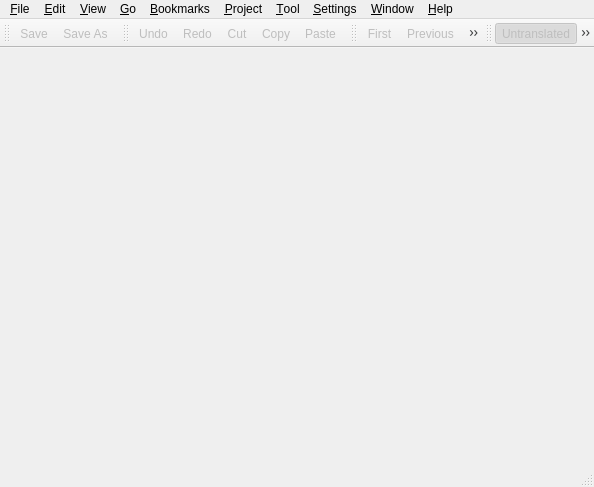
<ui version="4.0" >
 <class>MainWindow</class>
 <widget class="QMainWindow" name="MainWindow" >
  <property name="enabled" >
   <bool>true</bool>
  </property>
  <property name="geometry" >
   <rect>
    <x>0</x>
    <y>0</y>
    <width>594</width>
    <height>487</height>
   </rect>
  </property>
  <property name="sizePolicy" >
   <sizepolicy>
    <hsizetype>7</hsizetype>
    <vsizetype>7</vsizetype>
    <horstretch>0</horstretch>
    <verstretch>0</verstretch>
   </sizepolicy>
  </property>
  <property name="minimumSize" >
   <size>
    <width>400</width>
    <height>300</height>
   </size>
  </property>
  <property name="contextMenuPolicy" >
   <enum>Qt::DefaultContextMenu</enum>
  </property>
  <property name="windowTitle" >
   <string>Form</string>
  </property>
  <property name="windowIcon" >
   <iconset>../images/pootling.png</iconset>
  </property>
  <property name="toolTip" >
   <string/>
  </property>
  <property name="statusTip" >
   <string/>
  </property>
  <property name="whatsThis" >
   <string/>
  </property>
  <widget class="QWidget" name="centralwidget" />
  <widget class="QMenuBar" name="menubar" >
   <property name="geometry" >
    <rect>
     <x>0</x>
     <y>0</y>
     <width>594</width>
     <height>29</height>
    </rect>
   </property>
   <widget class="QMenu" name="menuBookmark" >
    <property name="title" >
     <string>&amp;Bookmarks</string>
    </property>
    <addaction name="actionAddBookmarks" />
    <addaction name="actionClearBookmarks" />
    <addaction name="separator" />
   </widget>
   <widget class="QMenu" name="menuGo" >
    <property name="title" >
     <string>&amp;Go</string>
    </property>
    <addaction name="actionFirst" />
    <addaction name="actionPrevious" />
    <addaction name="actionNext" />
    <addaction name="actionLast" />
    <addaction name="separator" />
    <addaction name="actionGoTo" />
   </widget>
   <widget class="QMenu" name="menuFile" >
    <property name="title" >
     <string>&amp;File</string>
    </property>
    <widget class="QMenu" name="menuOpen_Recent" >
     <property name="statusTip" >
      <string>Open the file that used to be opened.</string>
     </property>
     <property name="whatsThis" >
      <string>&lt;h3>Open Recent&lt;/h>Use this to open the file that used to be opened.</string>
     </property>
     <property name="title" >
      <string>Open &amp;Recent</string>
     </property>
     <property name="icon" >
      <iconset>../images/open.png</iconset>
     </property>
    </widget>
    <addaction name="actionOpen" />
    <addaction name="menuOpen_Recent" />
    <addaction name="action_Close" />
    <addaction name="separator" />
    <addaction name="actionSave" />
    <addaction name="actionSaveas" />
    <addaction name="separator" />
    <addaction name="actionExit" />
   </widget>
   <widget class="QMenu" name="menuView" >
    <property name="enabled" >
     <bool>true</bool>
    </property>
    <property name="title" >
     <string>&amp;View</string>
    </property>
    <addaction name="actionFilterUntranslated" />
    <addaction name="actionFilterFuzzy" />
    <addaction name="actionFilterTranslated" />
   </widget>
   <widget class="QMenu" name="menuEdit" >
    <property name="title" >
     <string>&amp;Edit</string>
    </property>
    <addaction name="actionUndo" />
    <addaction name="actionRedo" />
    <addaction name="separator" />
    <addaction name="actionCut" />
    <addaction name="actionCopy" />
    <addaction name="actionPaste" />
    <addaction name="separator" />
    <addaction name="actionFind" />
    <addaction name="actionFindPrevious" />
    <addaction name="actionFindNext" />
    <addaction name="actionReplace" />
    <addaction name="separator" />
    <addaction name="actionCopySource2Target" />
    <addaction name="actionCopySearchResult2Target" />
    <addaction name="actionToggleFuzzy" />
    <addaction name="actionClear_Fuzzies" />
    <addaction name="actionEdit_Header" />
   </widget>
   <widget class="QMenu" name="menuHelp" >
    <property name="title" >
     <string>&amp;Help</string>
    </property>
    <addaction name="actionAbout" />
    <addaction name="actionAboutQT" />
   </widget>
   <widget class="QMenu" name="menuWindow" >
    <property name="title" >
     <string>&amp;Window</string>
    </property>
    <widget class="QMenu" name="menuToolbars" >
     <property name="statusTip" >
      <string>Hide/Show the toolbars</string>
     </property>
     <property name="title" >
      <string>&amp;Toolbars</string>
     </property>
    </widget>
    <addaction name="separator" />
    <addaction name="separator" />
    <addaction name="menuToolbars" />
   </widget>
   <widget class="QMenu" name="menu_Tool" >
    <property name="title" >
     <string>&amp;Tool</string>
    </property>
    <addaction name="separator" />
    <addaction name="actionCatalogManager" />
    <addaction name="actionAuto_translate" />
   </widget>
   <widget class="QMenu" name="menuSettings" >
    <property name="title" >
     <string>&amp;Settings</string>
    </property>
    <addaction name="actionPreferences" />
    <addaction name="actionBuild_TM" />
    <addaction name="actionGlossary" />
   </widget>
   <widget class="QMenu" name="menuProject" >
    <property name="title" >
     <string>&amp;Project</string>
    </property>
    <addaction name="actionNewPro" />
    <addaction name="actionOpenPro" />
    <addaction name="actionProperties" />
   </widget>
   <addaction name="menuFile" />
   <addaction name="menuEdit" />
   <addaction name="menuView" />
   <addaction name="menuGo" />
   <addaction name="menuBookmark" />
   <addaction name="menuProject" />
   <addaction name="menu_Tool" />
   <addaction name="menuSettings" />
   <addaction name="menuWindow" />
   <addaction name="menuHelp" />
  </widget>
  <widget class="QStatusBar" name="statusbar" />
  <widget class="QToolBar" name="toolFile" >
   <property name="windowTitle" >
    <string>&amp;File Toolbar</string>
   </property>
   <property name="toolTip" >
    <string>Save</string>
   </property>
   <property name="statusTip" >
    <string>Save</string>
   </property>
   <property name="whatsThis" >
    <string>&lt;h3>Save File&lt;/h3>Save the contents of current editor.</string>
   </property>
   <property name="orientation" >
    <enum>Qt::Horizontal</enum>
   </property>
   <attribute name="toolBarArea" >
    <number>4</number>
   </attribute>
   <addaction name="actionSave" />
   <addaction name="actionSaveas" />
  </widget>
  <widget class="QToolBar" name="toolEdit" >
   <property name="enabled" >
    <bool>true</bool>
   </property>
   <property name="windowTitle" >
    <string>&amp;Edit Toolbar</string>
   </property>
   <property name="orientation" >
    <enum>Qt::Horizontal</enum>
   </property>
   <attribute name="toolBarArea" >
    <number>4</number>
   </attribute>
   <addaction name="actionUndo" />
   <addaction name="actionRedo" />
   <addaction name="actionCut" />
   <addaction name="actionCopy" />
   <addaction name="actionPaste" />
  </widget>
  <widget class="QToolBar" name="toolNavigation" >
   <property name="contextMenuPolicy" >
    <enum>Qt::DefaultContextMenu</enum>
   </property>
   <property name="acceptDrops" >
    <bool>false</bool>
   </property>
   <property name="windowTitle" >
    <string>&amp;Navigation Toolbar</string>
   </property>
   <property name="statusTip" >
    <string/>
   </property>
   <property name="whatsThis" >
    <string/>
   </property>
   <property name="orientation" >
    <enum>Qt::Horizontal</enum>
   </property>
   <attribute name="toolBarArea" >
    <number>4</number>
   </attribute>
   <addaction name="actionFirst" />
   <addaction name="actionPrevious" />
   <addaction name="actionNext" />
   <addaction name="actionLast" />
  </widget>
  <widget class="QToolBar" name="toolFilter" >
   <property name="windowTitle" >
    <string>Fil&amp;ter Toolbar</string>
   </property>
   <property name="orientation" >
    <enum>Qt::Horizontal</enum>
   </property>
   <attribute name="toolBarArea" >
    <number>4</number>
   </attribute>
   <addaction name="actionFilterUntranslated" />
   <addaction name="actionFilterFuzzy" />
   <addaction name="actionFilterTranslated" />
  </widget>
  <action name="actionOpen" >
   <property name="icon" >
    <iconset>../images/open.png</iconset>
   </property>
   <property name="text" >
    <string>&amp;Open...</string>
   </property>
   <property name="iconText" >
    <string>Open</string>
   </property>
   <property name="toolTip" >
    <string>Open</string>
   </property>
   <property name="statusTip" >
    <string>Open a file...</string>
   </property>
   <property name="whatsThis" >
    <string>&lt;h3>Open&lt;/h3>Use this to open existed file for edit.</string>
   </property>
   <property name="shortcut" >
    <string>Ctrl+O</string>
   </property>
  </action>
  <action name="actionSave" >
   <property name="enabled" >
    <bool>false</bool>
   </property>
   <property name="icon" >
    <iconset>../images/save.png</iconset>
   </property>
   <property name="text" >
    <string>&amp;Save</string>
   </property>
   <property name="statusTip" >
    <string>Save the current file</string>
   </property>
   <property name="whatsThis" >
    <string>&lt;h3>Save&lt;/h3>Use this to save the current file.</string>
   </property>
   <property name="shortcut" >
    <string>Ctrl+S</string>
   </property>
  </action>
  <action name="actionSaveas" >
   <property name="enabled" >
    <bool>false</bool>
   </property>
   <property name="icon" >
    <iconset>../images/filesaveas.png</iconset>
   </property>
   <property name="text" >
    <string>Save &amp;As...</string>
   </property>
   <property name="iconText" >
    <string>Save As</string>
   </property>
   <property name="toolTip" >
    <string>Save As</string>
   </property>
   <property name="statusTip" >
    <string>Save the current contents to a new file...</string>
   </property>
   <property name="whatsThis" >
    <string>&lt;h3>Save As&lt;/h3>Use this to save the current contents to a new file. The file name can be entered in a file selection dialog.</string>
   </property>
   <property name="shortcut" >
    <string>Ctrl+Shift+S</string>
   </property>
  </action>
  <action name="actionExit" >
   <property name="icon" >
    <iconset>../images/exit.png</iconset>
   </property>
   <property name="text" >
    <string>&amp;Quit</string>
   </property>
   <property name="toolTip" >
    <string>Quit</string>
   </property>
   <property name="statusTip" >
    <string>Quit the application</string>
   </property>
   <property name="whatsThis" >
    <string>&lt;h3>Quit&lt;/h3>Use this to quit the application. Any unsaved changes will be prompted.</string>
   </property>
   <property name="shortcut" >
    <string>Ctrl+Q</string>
   </property>
  </action>
  <action name="actionUndo" >
   <property name="enabled" >
    <bool>false</bool>
   </property>
   <property name="icon" >
    <iconset>../images/undo.png</iconset>
   </property>
   <property name="text" >
    <string>&amp;Undo</string>
   </property>
   <property name="statusTip" >
    <string>Undo the last change</string>
   </property>
   <property name="whatsThis" >
    <string>&lt;h3>Undo&lt;/h3>Use this to undo the last change done in the editor.</string>
   </property>
   <property name="shortcut" >
    <string>Ctrl+Z</string>
   </property>
  </action>
  <action name="actionRedo" >
   <property name="enabled" >
    <bool>false</bool>
   </property>
   <property name="icon" >
    <iconset>../images/redo.png</iconset>
   </property>
   <property name="text" >
    <string>Re&amp;do</string>
   </property>
   <property name="statusTip" >
    <string>Redo the last change</string>
   </property>
   <property name="whatsThis" >
    <string>&lt;h3>Redo&lt;/h3>Use this to redo the last change done in the editor.</string>
   </property>
   <property name="shortcut" >
    <string>Ctrl+Shift+Z</string>
   </property>
  </action>
  <action name="actionCut" >
   <property name="enabled" >
    <bool>false</bool>
   </property>
   <property name="icon" >
    <iconset>../images/cut.png</iconset>
   </property>
   <property name="text" >
    <string>Cu&amp;t</string>
   </property>
   <property name="statusTip" >
    <string>Cut the selected text</string>
   </property>
   <property name="whatsThis" >
    <string>&lt;h3>Cut&lt;/h3>Use this to cut the selected text to the clipboard.</string>
   </property>
   <property name="shortcut" >
    <string>Ctrl+X</string>
   </property>
  </action>
  <action name="actionCopy" >
   <property name="checkable" >
    <bool>false</bool>
   </property>
   <property name="enabled" >
    <bool>false</bool>
   </property>
   <property name="icon" >
    <iconset>../images/copy.png</iconset>
   </property>
   <property name="text" >
    <string>&amp;Copy</string>
   </property>
   <property name="statusTip" >
    <string>Copy the selected text</string>
   </property>
   <property name="whatsThis" >
    <string>&lt;h3>Copy&lt;/h3>Use this to copy the selected text to the clipboard.</string>
   </property>
   <property name="shortcut" >
    <string>Ctrl+C</string>
   </property>
  </action>
  <action name="actionPaste" >
   <property name="enabled" >
    <bool>false</bool>
   </property>
   <property name="icon" >
    <iconset>../images/paste.png</iconset>
   </property>
   <property name="text" >
    <string>&amp;Paste</string>
   </property>
   <property name="iconText" >
    <string>Paste</string>
   </property>
   <property name="toolTip" >
    <string>Paste</string>
   </property>
   <property name="statusTip" >
    <string>Paste the last cut/copied text</string>
   </property>
   <property name="whatsThis" >
    <string>&lt;h3>Paste&lt;/h3>Use this to paste the last cut/copies text from the clipboard to the editor.</string>
   </property>
   <property name="shortcut" >
    <string>Ctrl+V</string>
   </property>
  </action>
  <action name="actionFind" >
   <property name="enabled" >
    <bool>false</bool>
   </property>
   <property name="icon" >
    <iconset>../images/find.png</iconset>
   </property>
   <property name="text" >
    <string>&amp;Find</string>
   </property>
   <property name="statusTip" >
    <string>Find text in the shown strings...</string>
   </property>
   <property name="whatsThis" >
    <string>&lt;h3>Find&lt;/h3>Use this to find text in the shown strings. The find dialog will show at the bottom of the editor.</string>
   </property>
   <property name="shortcut" >
    <string>Ctrl+F</string>
   </property>
  </action>
  <action name="actionAbout" >
   <property name="text" >
    <string>&amp;About Pootling</string>
   </property>
   <property name="statusTip" >
    <string>Display some information about this software...</string>
   </property>
   <property name="whatsThis" >
    <string>&lt;h3>About Pootling&lt;/h3>Display some information about this software.</string>
   </property>
   <property name="shortcut" >
    <string/>
   </property>
  </action>
  <action name="actionShowMenuBar" >
   <property name="text" >
    <string>Show MenuBar</string>
   </property>
   <property name="shortcut" >
    <string>Ctrl+M</string>
   </property>
  </action>
  <action name="actionShowTUview" >
   <property name="text" >
    <string>Show TUview</string>
   </property>
   <property name="shortcut" >
    <string>Ctrl+T</string>
   </property>
  </action>
  <action name="actionAboutQT" >
   <property name="text" >
    <string>About &amp;Qt</string>
   </property>
   <property name="iconText" >
    <string>About Qt</string>
   </property>
   <property name="statusTip" >
    <string>Display some information about the Qt Toolkit...</string>
   </property>
   <property name="whatsThis" >
    <string>&lt;h3>About Qt&lt;/h3>Display some information about the Qt Toolkit.</string>
   </property>
   <property name="shortcut" >
    <string/>
   </property>
  </action>
  <action name="actionShow_MenuBar" >
   <property name="text" >
    <string>Show MenuBar</string>
   </property>
  </action>
  <action name="actionShow_TUview" >
   <property name="text" >
    <string>Show TUview</string>
   </property>
  </action>
  <action name="actionFirst" >
   <property name="enabled" >
    <bool>false</bool>
   </property>
   <property name="icon" >
    <iconset>../images/first.png</iconset>
   </property>
   <property name="text" >
    <string>&amp;First</string>
   </property>
   <property name="toolTip" >
    <string>First</string>
   </property>
   <property name="statusTip" >
    <string>Go to the first string</string>
   </property>
   <property name="whatsThis" >
    <string>&lt;h3>First&lt;/h3>Go to the first string in the table.</string>
   </property>
   <property name="shortcut" >
    <string>Ctrl+PgUp</string>
   </property>
  </action>
  <action name="actionPrevious" >
   <property name="enabled" >
    <bool>false</bool>
   </property>
   <property name="icon" >
    <iconset>../images/back.png</iconset>
   </property>
   <property name="text" >
    <string>&amp;Previous</string>
   </property>
   <property name="statusTip" >
    <string>Go to the previous string</string>
   </property>
   <property name="whatsThis" >
    <string>&lt;h3>Previous&lt;/h3>Go to the previous string in the table.</string>
   </property>
   <property name="shortcut" >
    <string>PgUp</string>
   </property>
  </action>
  <action name="actionNext" >
   <property name="enabled" >
    <bool>false</bool>
   </property>
   <property name="icon" >
    <iconset>../images/forward.png</iconset>
   </property>
   <property name="text" >
    <string>&amp;Next</string>
   </property>
   <property name="statusTip" >
    <string>Go to the next string</string>
   </property>
   <property name="whatsThis" >
    <string>&lt;h3>Next&lt;/h3>Go to the next string in the table.</string>
   </property>
   <property name="shortcut" >
    <string>PgDown</string>
   </property>
  </action>
  <action name="actionLast" >
   <property name="enabled" >
    <bool>false</bool>
   </property>
   <property name="icon" >
    <iconset>../images/last.png</iconset>
   </property>
   <property name="text" >
    <string>&amp;Last</string>
   </property>
   <property name="statusTip" >
    <string>Go to the last string</string>
   </property>
   <property name="whatsThis" >
    <string>&lt;h3>Last&lt;/h3>Go to the last string in the table.</string>
   </property>
   <property name="shortcut" >
    <string>Ctrl+PgDown</string>
   </property>
  </action>
  <action name="actionCopySource2Target" >
   <property name="enabled" >
    <bool>false</bool>
   </property>
   <property name="text" >
    <string>Cop&amp;y Source To Target</string>
   </property>
   <property name="iconText" >
    <string>Copy Source To Target</string>
   </property>
   <property name="toolTip" >
    <string>Copy Source To Target</string>
   </property>
   <property name="statusTip" >
    <string>Copy current string from source field to target field</string>
   </property>
   <property name="whatsThis" >
    <string>&lt;h3>Copy Source To Target&lt;/h3>Use this to copy current string from source field to target field.</string>
   </property>
   <property name="shortcut" >
    <string>F2</string>
   </property>
  </action>
  <action name="actionToggleFuzzy" >
   <property name="enabled" >
    <bool>false</bool>
   </property>
   <property name="text" >
    <string>To&amp;ggle Fuzzy</string>
   </property>
   <property name="iconText" >
    <string>Toggle Fuzzy</string>
   </property>
   <property name="toolTip" >
    <string>Toggle Fuzzy</string>
   </property>
   <property name="statusTip" >
    <string>Toggle fuzzy for current string</string>
   </property>
   <property name="whatsThis" >
    <string>&lt;h3>Toggle Fuzzy&lt;/h3>Use this to set current string to fuzzy or unset it.</string>
   </property>
   <property name="shortcut" >
    <string>Ctrl+U</string>
   </property>
  </action>
  <action name="actionFile" >
   <property name="text" >
    <string>file</string>
   </property>
  </action>
  <action name="actionFind_Previous" >
   <property name="enabled" >
    <bool>false</bool>
   </property>
   <property name="text" >
    <string>Find Previous</string>
   </property>
  </action>
  <action name="actionFind_Next" >
   <property name="enabled" >
    <bool>false</bool>
   </property>
   <property name="text" >
    <string>Find Next</string>
   </property>
  </action>
  <action name="actionReplace" >
   <property name="enabled" >
    <bool>false</bool>
   </property>
   <property name="icon" >
    <iconset>../images/replace.png</iconset>
   </property>
   <property name="text" >
    <string>&amp;Replace</string>
   </property>
   <property name="statusTip" >
    <string>Replace text in the shown strings...</string>
   </property>
   <property name="whatsThis" >
    <string>&lt;h3>Replace&lt;/h3>Use this to find text in the shown strings to replace. The find and replace dialog will show at the bottom of the editor.</string>
   </property>
   <property name="shortcut" >
    <string>Ctrl+R</string>
   </property>
  </action>
  <action name="actionFindNext" >
   <property name="enabled" >
    <bool>false</bool>
   </property>
   <property name="icon" >
    <iconset>../images/next.png</iconset>
   </property>
   <property name="text" >
    <string>Find &amp;Next</string>
   </property>
   <property name="iconText" >
    <string>Find Next</string>
   </property>
   <property name="toolTip" >
    <string>Find Next</string>
   </property>
   <property name="statusTip" >
    <string>Find next occurrance of text.</string>
   </property>
   <property name="whatsThis" >
    <string>&lt;h3>Find Next&lt;/h3>Use this to find the next occurrance of search text in the shown strings.</string>
   </property>
   <property name="shortcut" >
    <string>F3</string>
   </property>
  </action>
  <action name="actionFindPrevious" >
   <property name="enabled" >
    <bool>false</bool>
   </property>
   <property name="icon" >
    <iconset>../images/previous.png</iconset>
   </property>
   <property name="text" >
    <string>Find Pre&amp;vious</string>
   </property>
   <property name="statusTip" >
    <string>Find previous occurrance of text.</string>
   </property>
   <property name="whatsThis" >
    <string>&lt;h3>Find Previous&lt;/h3>Use this to find the previous occurrance of search text in the shown strings.</string>
   </property>
   <property name="shortcut" >
    <string>Shift+F3</string>
   </property>
  </action>
  <action name="actionSelectAll" >
   <property name="enabled" >
    <bool>false</bool>
   </property>
   <property name="text" >
    <string>Select &amp;All</string>
   </property>
   <property name="statusTip" >
    <string>Select all text</string>
   </property>
   <property name="whatsThis" >
    <string>&lt;h3>Select all text&lt;/h3>Select all text in the current window.</string>
   </property>
   <property name="shortcut" >
    <string>Ctrl+A</string>
   </property>
  </action>
  <action name="actionEdit_Header" >
   <property name="enabled" >
    <bool>false</bool>
   </property>
   <property name="text" >
    <string>&amp;Header...</string>
   </property>
   <property name="statusTip" >
    <string>Open header dialog...</string>
   </property>
   <property name="whatsThis" >
    <string>&lt;h3>Open header dialog&lt;/h3>Use this to open the dialog to edit the header information.</string>
   </property>
   <property name="shortcut" >
    <string>Ctrl+H</string>
   </property>
  </action>
  <action name="actionPreferences" >
   <property name="icon" >
    <iconset>../images/configure.png</iconset>
   </property>
   <property name="text" >
    <string>&amp;Preferences...</string>
   </property>
   <property name="toolTip" >
    <string>Preferences...</string>
   </property>
   <property name="statusTip" >
    <string>Set common options for personality, font and color, translation memory and glossary, and save.</string>
   </property>
   <property name="whatsThis" >
    <string>&lt;h3>Preferences&lt;/h3>Use this to set common options for personality, font and color, translation memory and glossary, and save.</string>
   </property>
  </action>
  <action name="actionToolbars" >
   <property name="text" >
    <string>Toolbars</string>
   </property>
  </action>
  <action name="actionFilterFuzzy" >
   <property name="checkable" >
    <bool>true</bool>
   </property>
   <property name="checked" >
    <bool>true</bool>
   </property>
   <property name="enabled" >
    <bool>false</bool>
   </property>
   <property name="icon" >
    <iconset>../images/fuzzy.png</iconset>
   </property>
   <property name="text" >
    <string>&amp;Fuzzy</string>
   </property>
   <property name="toolTip" >
    <string>Show/Hide fuzzy strings</string>
   </property>
   <property name="statusTip" >
    <string>Show or hide the fuzzy strings.</string>
   </property>
   <property name="whatsThis" >
    <string>&lt;h3>Fuzzy&lt;/h3>Use this to show or hide the fuzzy strings.</string>
   </property>
   <property name="shortcut" >
    <string>Ctrl+Alt+F</string>
   </property>
  </action>
  <action name="actionFilterTranslated" >
   <property name="checkable" >
    <bool>true</bool>
   </property>
   <property name="checked" >
    <bool>true</bool>
   </property>
   <property name="enabled" >
    <bool>false</bool>
   </property>
   <property name="icon" >
    <iconset>../images/translated.png</iconset>
   </property>
   <property name="text" >
    <string>&amp;Translated</string>
   </property>
   <property name="toolTip" >
    <string>Show/Hide translated strings</string>
   </property>
   <property name="statusTip" >
    <string>Show or hide the translated strings.</string>
   </property>
   <property name="whatsThis" >
    <string>&lt;h3>Translated&lt;/h3>Use this show or hide the translated strings.</string>
   </property>
   <property name="shortcut" >
    <string>Ctrl+Alt+T</string>
   </property>
  </action>
  <action name="actionFilterUntranslated" >
   <property name="checkable" >
    <bool>true</bool>
   </property>
   <property name="checked" >
    <bool>true</bool>
   </property>
   <property name="enabled" >
    <bool>false</bool>
   </property>
   <property name="icon" >
    <iconset>../images/untranslated.png</iconset>
   </property>
   <property name="text" >
    <string>&amp;Untranslated</string>
   </property>
   <property name="toolTip" >
    <string>Show/Hide untranslated strings</string>
   </property>
   <property name="statusTip" >
    <string>Show or hide the untranslated strings.</string>
   </property>
   <property name="whatsThis" >
    <string>&lt;h3>Untranslated&lt;/h3>Use this to show or hide the untranslated strings.</string>
   </property>
   <property name="shortcut" >
    <string>Ctrl+Alt+U</string>
   </property>
  </action>
  <action name="action_Close" >
   <property name="enabled" >
    <bool>false</bool>
   </property>
   <property name="icon" >
    <iconset>../images/fileclose.png</iconset>
   </property>
   <property name="text" >
    <string>&amp;Close</string>
   </property>
   <property name="statusTip" >
    <string>Close the current opened file</string>
   </property>
   <property name="whatsThis" >
    <string>&lt;h3>Close the current file&lt;/h3>Use this to close the current opened file.</string>
   </property>
   <property name="shortcut" >
    <string>Ctrl+W</string>
   </property>
  </action>
  <action name="actionGoTo" >
   <property name="enabled" >
    <bool>false</bool>
   </property>
   <property name="text" >
    <string>&amp;String Number...</string>
   </property>
   <property name="iconText" >
    <string>String Number</string>
   </property>
   <property name="toolTip" >
    <string>String Number</string>
   </property>
   <property name="statusTip" >
    <string>Go to string number...</string>
   </property>
   <property name="whatsThis" >
    <string>&lt;h3>GoTo String&lt;/h3>Go to the string number specified by user.</string>
   </property>
   <property name="shortcut" >
    <string>Ctrl+G</string>
   </property>
  </action>
  <action name="actionAddBookmarks" >
   <property name="enabled" >
    <bool>false</bool>
   </property>
   <property name="icon" >
    <iconset>../images/bookmarkadd.png</iconset>
   </property>
   <property name="text" >
    <string>&amp;Add Bookmarks</string>
   </property>
   <property name="statusTip" >
    <string>Add a bookmark of the current string</string>
   </property>
   <property name="whatsThis" >
    <string>&lt;h3>Add Bookmarks&lt;/h3>Use this to add a bookmark of the current string</string>
   </property>
   <property name="shortcut" >
    <string>Ctrl+B</string>
   </property>
  </action>
  <action name="actionClearBookmarks" >
   <property name="text" >
    <string>&amp;Clear Bookmarks</string>
   </property>
   <property name="statusTip" >
    <string>Clear all the bookmarks</string>
   </property>
   <property name="whatsThis" >
    <string>&lt;h3>Clear Bookmarks&lt;/h3>Use this to clear all the bookmarks.</string>
   </property>
   <property name="shortcut" >
    <string/>
   </property>
  </action>
  <action name="actionAuto_translate" >
   <property name="text" >
    <string>&amp;Auto Translate</string>
   </property>
  </action>
  <action name="actionCatalogManager" >
   <property name="icon" >
    <iconset>../images/catalog.png</iconset>
   </property>
   <property name="text" >
    <string>Catalog Manager...</string>
   </property>
   <property name="statusTip" >
    <string>Open Catalog Manager window...</string>
   </property>
   <property name="whatsThis" >
    <string>&lt;h3>Catalog Manager&lt;/h3>Use this to open Catalog Manager window.</string>
   </property>
  </action>
  <action name="actionBuildGlossary" >
   <property name="enabled" >
    <bool>true</bool>
   </property>
   <property name="text" >
    <string>Gl&amp;ossary</string>
   </property>
  </action>
  <action name="actionCopySearchResult2Target" >
   <property name="enabled" >
    <bool>false</bool>
   </property>
   <property name="icon" >
    <iconset>../images/source.png</iconset>
   </property>
   <property name="text" >
    <string>Copy &amp;Translation To Target</string>
   </property>
   <property name="iconText" >
    <string>Copy Translation To Target</string>
   </property>
   <property name="toolTip" >
    <string>Copy Translation To Target</string>
   </property>
   <property name="statusTip" >
    <string>Copy the most similar translation to target field.</string>
   </property>
   <property name="whatsThis" >
    <string>&lt;h3>Copy Translation To Target&lt;/h3>Use this to copy the most similar translation to target field.</string>
   </property>
  </action>
  <action name="actionBuild_TM" >
   <property name="icon" >
    <iconset>../images/memory.png</iconset>
   </property>
   <property name="text" >
    <string>Build TM...</string>
   </property>
   <property name="toolTip" >
    <string>Build the translation memory.</string>
   </property>
   <property name="statusTip" >
    <string>Build the translation memory.</string>
   </property>
   <property name="whatsThis" >
    <string>&lt;h3>Build TM&lt;/h3>Use this to build the translation memory.</string>
   </property>
  </action>
  <action name="actionGlossary" >
   <property name="text" >
    <string>Build Gl&amp;ossary...</string>
   </property>
   <property name="iconText" >
    <string>Build Glossary</string>
   </property>
   <property name="toolTip" >
    <string>Build the glossary</string>
   </property>
   <property name="statusTip" >
    <string>Build the glossary</string>
   </property>
   <property name="whatsThis" >
    <string>&lt;h3>Build Glossary&lt;/h3>Use this to build the glossary.</string>
   </property>
  </action>
  <action name="actionAuto_translate" >
   <property name="text" >
    <string>Auto Translate</string>
   </property>
   <property name="statusTip" >
    <string>Translate the whole strings automatically.</string>
   </property>
   <property name="whatsThis" >
    <string>&lt;h3>&lt;/h3>Use this to translate the whole strings automatically.</string>
   </property>
  </action>
  <action name="actionNewPro" >
   <property name="icon" >
    <iconset>../images/projectNew.png</iconset>
   </property>
   <property name="text" >
    <string>&amp;New...   </string>
   </property>
   <property name="statusTip" >
    <string>This opens a dialog for entering  the information for a new project...</string>
   </property>
   <property name="whatsThis" >
    <string>&lt;h3>New&lt;/h3>Use this to open a dialog for entering  the information for a new project.</string>
   </property>
  </action>
  <action name="actionOpenPro" >
   <property name="icon" >
    <iconset>../images/projectOpen.png</iconset>
   </property>
   <property name="text" >
    <string>&amp;Open...   </string>
   </property>
   <property name="statusTip" >
    <string>This open an existing project...</string>
   </property>
   <property name="whatsThis" >
    <string>&lt;h3>Open&lt;/h3>Use this to open an existing project.</string>
   </property>
  </action>
  <action name="actionClear_Fuzzies" >
   <property name="enabled" >
    <bool>false</bool>
   </property>
   <property name="text" >
    <string>Clear All Fuzzy Strings</string>
   </property>
   <property name="iconText" >
    <string>Clear All Fuzzy Strings</string>
   </property>
   <property name="toolTip" >
    <string>Clear All Fuzzy Strings</string>
   </property>
   <property name="statusTip" >
    <string>Clear all fuzzy status</string>
   </property>
   <property name="whatsThis" >
    <string>&lt;h3>Clear All Fuzzy Strings&lt;/h3>This will take out the fuzzy status from all strings. You might lose some translation process  information, and this action cannot be undone. You should uncheck all options in Preferences/TM-Glossary for speed improvement. Are you sure you want to clear all fuzzies?</string>
   </property>
  </action>
  <action name="actionProperties" >
   <property name="enabled" >
    <bool>false</bool>
   </property>
   <property name="icon" >
    <iconset>../images/properties.png</iconset>
   </property>
   <property name="text" >
    <string>&amp;Properties</string>
   </property>
   <property name="statusTip" >
    <string>Open a Project Properties dialog...</string>
   </property>
   <property name="whatsThis" >
    <string>&lt;h3>Properties&lt;/h3>Use this to open a current project properties dialog. Here, you can change the project name, path, language, files' location.</string>
   </property>
  </action>
 </widget>
 <resources/>
 <connections/>
</ui>
